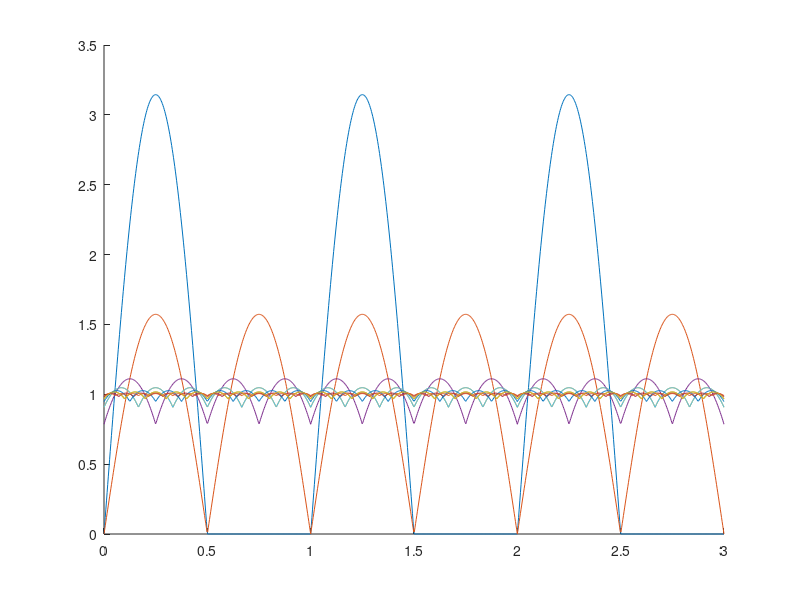
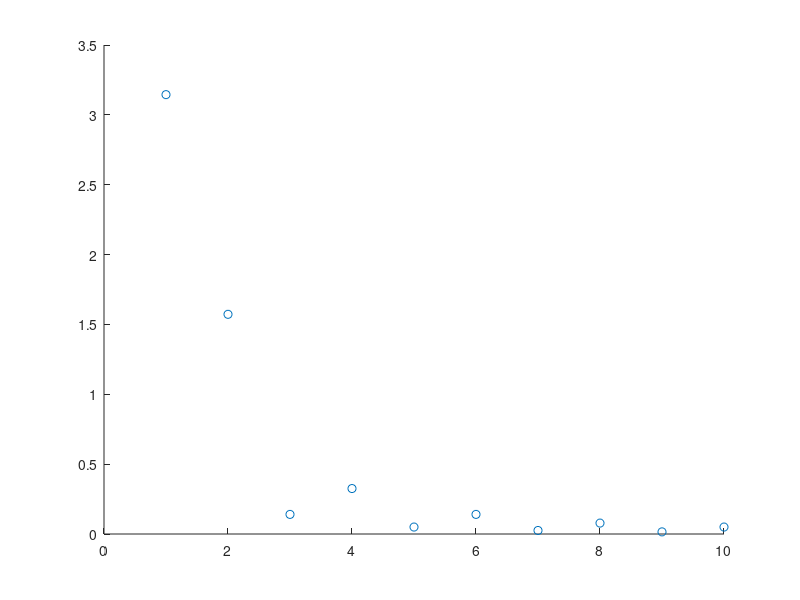
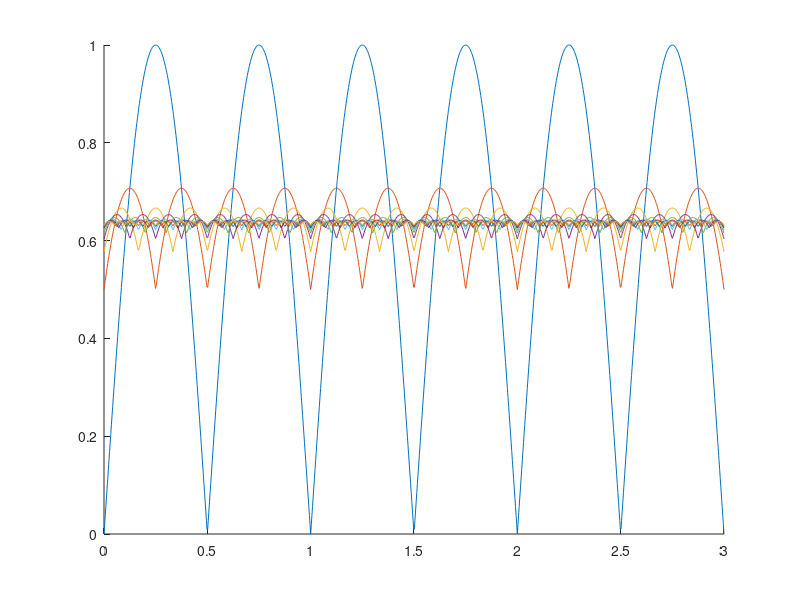
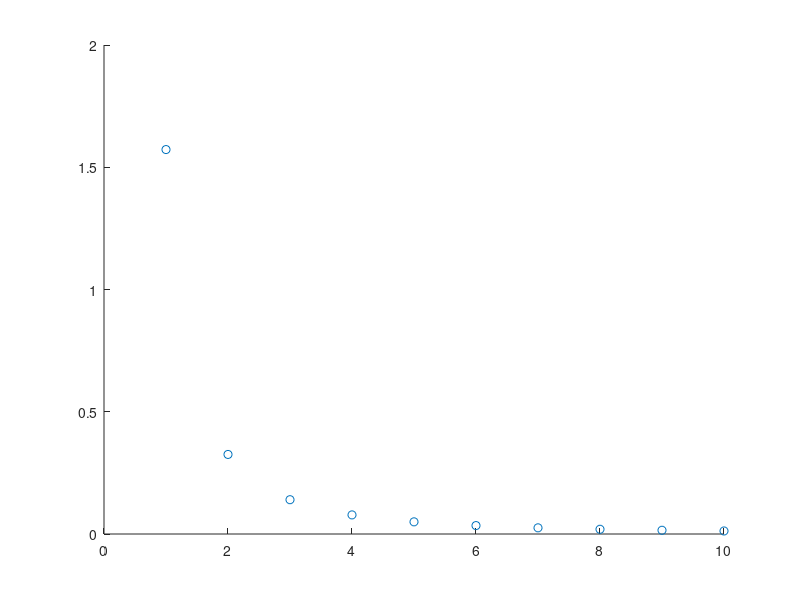

Reproduce these figures in MATLAB, in order.
%% rotary piston pump flow ripple

t = linspace(0,3,1e3)';

figure
hold on
for nPump = 1:10
    pumpTS(:,nPump) = max(0,sin(2*pi*t));
    phaseShift_perPump = 2*pi/nPump;
    for i = 2:nPump
        pumpTS(:,nPump) = pumpTS(:,nPump) + ...
            max(0,sin(2*pi*t + (i-1)*phaseShift_perPump));
    end
    plot(t,pumpTS(:,nPump)/mean(pumpTS(:,nPump)))
    PDflowRipple(nPump) = range(pumpTS(:,nPump))/mean(pumpTS(:,nPump));
end

figure
scatter(1:numel(PDflowRipple),PDflowRipple)


%% WEC-driven pump flow ripple

t = linspace(0,3,1e3)';

figure
hold on
for nPump = 1:10
    pumpTS(:,nPump) = abs(sin(2*pi*t));
    phaseShift_perPump = pi/nPump;
    for i = 2:nPump
        pumpTS(:,nPump) = pumpTS(:,nPump) + ...
            abs(sin(2*pi*t + (i-1)*phaseShift_perPump));
    end
    plot(t,pumpTS(:,nPump)/nPump)
    WPflowRipple(nPump) = range(pumpTS(:,nPump))/mean(pumpTS(:,nPump));
end

figure
scatter(1:numel(WPflowRipple),WPflowRipple)


%% Compared

f1 = figure;
scatter(1:numel(PDflowRipple),PDflowRipple,100,"black","x","LineWidth",1.5)
hold on
scatter(1:numel(WPflowRipple),WPflowRipple,100,"red","o","LineWidth",1.5)
xLim = xlim();
yLim = ylim();
clear f1

figure
semilogy([-1 -1],[1 1])
hold on
scatter(1:numel(PDflowRipple),PDflowRipple,100,"black","o","LineWidth",1.5)
scatter(1:numel(WPflowRipple),WPflowRipple,100,"red","x","LineWidth",1.5)

xlim(xLim);
% ylim(yLim);